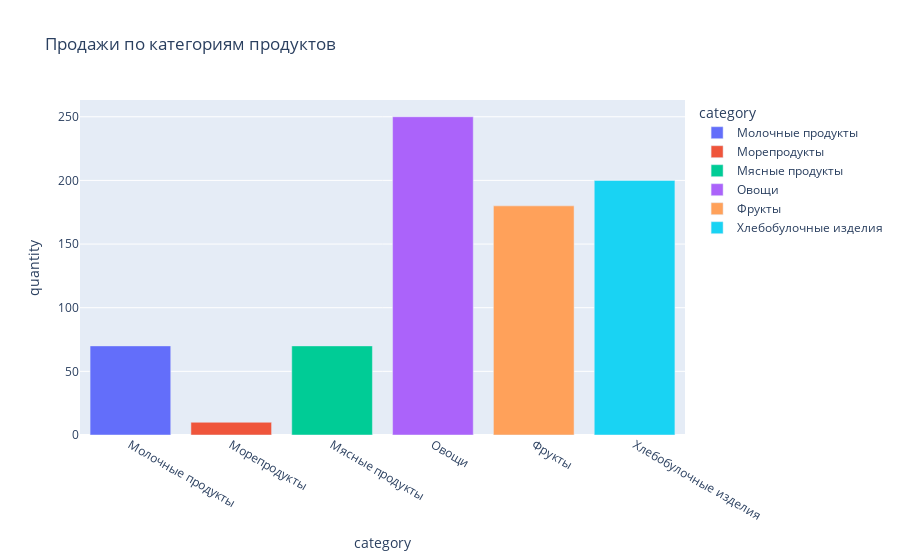

Source (notebook cell):
### Markdown cell above
**Задание:** _построить любой график (связанный с вашими данными) с помощью plotly_

### Code cell
prod_frame = pd.read_csv('products.csv')
prod_sales = prod_frame.groupby('category')['quantity'].sum().reset_index()

fig = px.bar(prod_sales, x='category', y='quantity', color='category', title='Продажи по категориям продуктов')
fig.show()

### Figure 1 — Plotly figure (JSON) as saved in the notebook; plotly's stock layout.template omitted (floating-point values rounded to 4 significant figures)
{"data": [{"alignmentgroup": "True", "hovertemplate": "category=%{x}<br>quantity=%{y}<extra></extra>", "legendgroup": "Молочные продукты", "marker": {"color": "#636efa", "pattern": {"shape": ""}}, "name": "Молочные продукты", "offsetgroup": "Молочные продукты", "orientation": "v", "showlegend": true, "textposition": "auto", "type": "bar", "x": ["Молочные продукты"], "xaxis": "x", "y": [70], "yaxis": "y"}, {"alignmentgroup": "True", "hovertemplate": "category=%{x}<br>quantity=%{y}<extra></extra>", "legendgroup": "Морепродукты", "marker": {"color": "#EF553B", "pattern": {"shape": ""}}, "name": "Морепродукты", "offsetgroup": "Морепродукты", "orientation": "v", "showlegend": true, "textposition": "auto", "type": "bar", "x": ["Морепродукты"], "xaxis": "x", "y": [10], "yaxis": "y"}, {"alignmentgroup": "True", "hovertemplate": "category=%{x}<br>quantity=%{y}<extra></extra>", "legendgroup": "Мясные продукты", "marker": {"color": "#00cc96", "pattern": {"shape": ""}}, "name": "Мясные продукты", "offsetgroup": "Мясные продукты", "orientation": "v", "showlegend": true, "textposition": "auto", "type": "bar", "x": ["Мясные продукты"], "xaxis": "x", "y": [70], "yaxis": "y"}, {"alignmentgroup": "True", "hovertemplate": "category=%{x}<br>quantity=%{y}<extra></extra>", "legendgroup": "Овощи", "marker": {"color": "#ab63fa", "pattern": {"shape": ""}}, "name": "Овощи", "offsetgroup": "Овощи", "orientation": "v", "showlegend": true, "textposition": "auto", "type": "bar", "x": ["Овощи"], "xaxis": "x", "y": [250], "yaxis": "y"}, {"alignmentgroup": "True", "hovertemplate": "category=%{x}<br>quantity=%{y}<extra></extra>", "legendgroup": "Фрукты", "marker": {"color": "#FFA15A", "pattern": {"shape": ""}}, "name": "Фрукты", "offsetgroup": "Фрукты", "orientation": "v", "showlegend": true, "textposition": "auto", "type": "bar", "x": ["Фрукты"], "xaxis": "x", "y": [180], "yaxis": "y"}, {"alignmentgroup": "True", "hovertemplate": "category=%{x}<br>quantity=%{y}<extra></extra>", "legendgroup": "Хлебобулочные изделия", "marker": {"color": "#19d3f3", "pattern": {"shape": ""}}, "name": "Хлебобулочные изделия", "offsetgroup": "Хлебобулочные изделия", "orientation": "v", "showlegend": true, "textposition": "auto", "type": "bar", "x": ["Хлебобулочные изделия"], "xaxis": "x", "y": [200], "yaxis": "y"}], "layout": {"barmode": "relative", "legend": {"title": {"text": "category"}, "tracegroupgap": 0}, "title": {"text": "Продажи по категориям продуктов"}, "xaxis": {"anchor": "y", "categoryarray": ["Молочные продукты", "Морепродукты", "Мясные продукты", "Овощи", "Фрукты", "Хлебобулочные изделия"], "categoryorder": "array", "domain": [0, 1], "title": {"text": "category"}}, "yaxis": {"anchor": "x", "domain": [0, 1], "title": {"text": "quantity"}}}}
